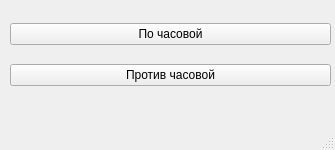
<?xml version="1.0" encoding="UTF-8"?>
<ui version="4.0">
 <class>RotateWindow</class>
 <widget class="QMainWindow" name="RotateWindow">
  <property name="geometry">
   <rect>
    <x>0</x>
    <y>0</y>
    <width>335</width>
    <height>150</height>
   </rect>
  </property>
  <property name="windowTitle">
   <string>Повернуть</string>
  </property>
  <widget class="QWidget" name="centralwidget">
   <widget class="QWidget" name="verticalLayoutWidget">
    <property name="geometry">
     <rect>
      <x>10</x>
      <y>10</y>
      <width>321</width>
      <height>91</height>
     </rect>
    </property>
    <layout class="QVBoxLayout" name="verticalLayout">
     <item>
      <widget class="QPushButton" name="RightButton">
       <property name="text">
        <string>По часовой</string>
       </property>
      </widget>
     </item>
     <item>
      <widget class="QPushButton" name="LeftButton">
       <property name="text">
        <string>Против часовой</string>
       </property>
      </widget>
     </item>
    </layout>
   </widget>
  </widget>
  <widget class="QMenuBar" name="menubar">
   <property name="geometry">
    <rect>
     <x>0</x>
     <y>0</y>
     <width>335</width>
     <height>21</height>
    </rect>
   </property>
  </widget>
  <widget class="QStatusBar" name="statusbar"/>
 </widget>
 <resources/>
 <connections/>
</ui>
